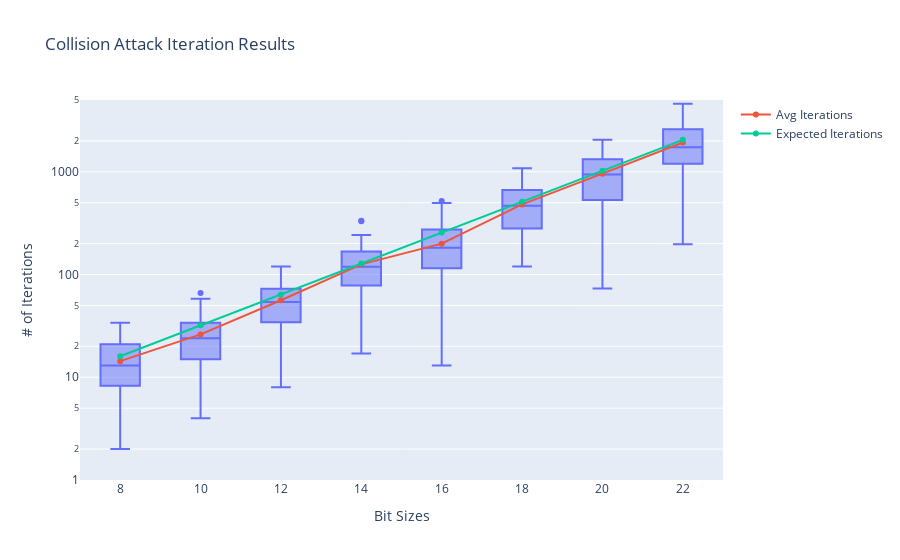

Source (notebook cell):
### Code cell
colDF = pd.DataFrame(col_trials)

fig = px.box(colDF, points='outliers', log_y=True, range_y=(1, 5000), title="Collision Attack Iteration Results",
                     labels={'variable': 'Bit Sizes', 'value': '# of Iterations'}, )
fig.add_scatter(x=list(col_expected.keys()), y=[np.mean(data) for data in col_trials.values()], name='Avg Iterations')
fig.add_scatter(x=list(col_expected.keys()), y=list(col_expected.values()), name='Expected Iterations')
fig.show()

### Figure 1 — Plotly figure (JSON) as saved in the notebook; plotly's stock layout.template omitted (floating-point values rounded to 4 significant figures; data arrays with more than 128 entries replaced by an {"elided": "..."} marker saying what was removed)
{"data": [{"alignmentgroup": "True", "boxpoints": "outliers", "hovertemplate": "Bit Sizes=%{x}<br># of Iterations=%{y}<extra></extra>", "legendgroup": "", "marker": {"color": "#636efa"}, "name": "", "notched": false, "offsetgroup": "", "orientation": "v", "showlegend": false, "type": "box", "x": {"elided": "600 str values"}, "x0": " ", "xaxis": "x", "y": {"elided": "600 int values"}, "y0": " ", "yaxis": "y"}, {"name": "Avg Iterations", "type": "scatter", "x": [8, 10, 12, 14, 16, 18, 20, 22], "y": [14.35, 26.13, 56.19, 125.5, 199.8, 481.8, 958.9, 1930.0]}, {"name": "Expected Iterations", "type": "scatter", "x": [8, 10, 12, 14, 16, 18, 20, 22], "y": [16, 32, 64, 128, 256, 512, 1024, 2048]}], "layout": {"boxmode": "group", "legend": {"tracegroupgap": 0}, "title": {"text": "Collision Attack Iteration Results"}, "xaxis": {"anchor": "y", "domain": [0, 1], "title": {"text": "Bit Sizes"}}, "yaxis": {"anchor": "x", "domain": [0, 1], "range": [0, 3.699], "title": {"text": "# of Iterations"}, "type": "log"}}}
